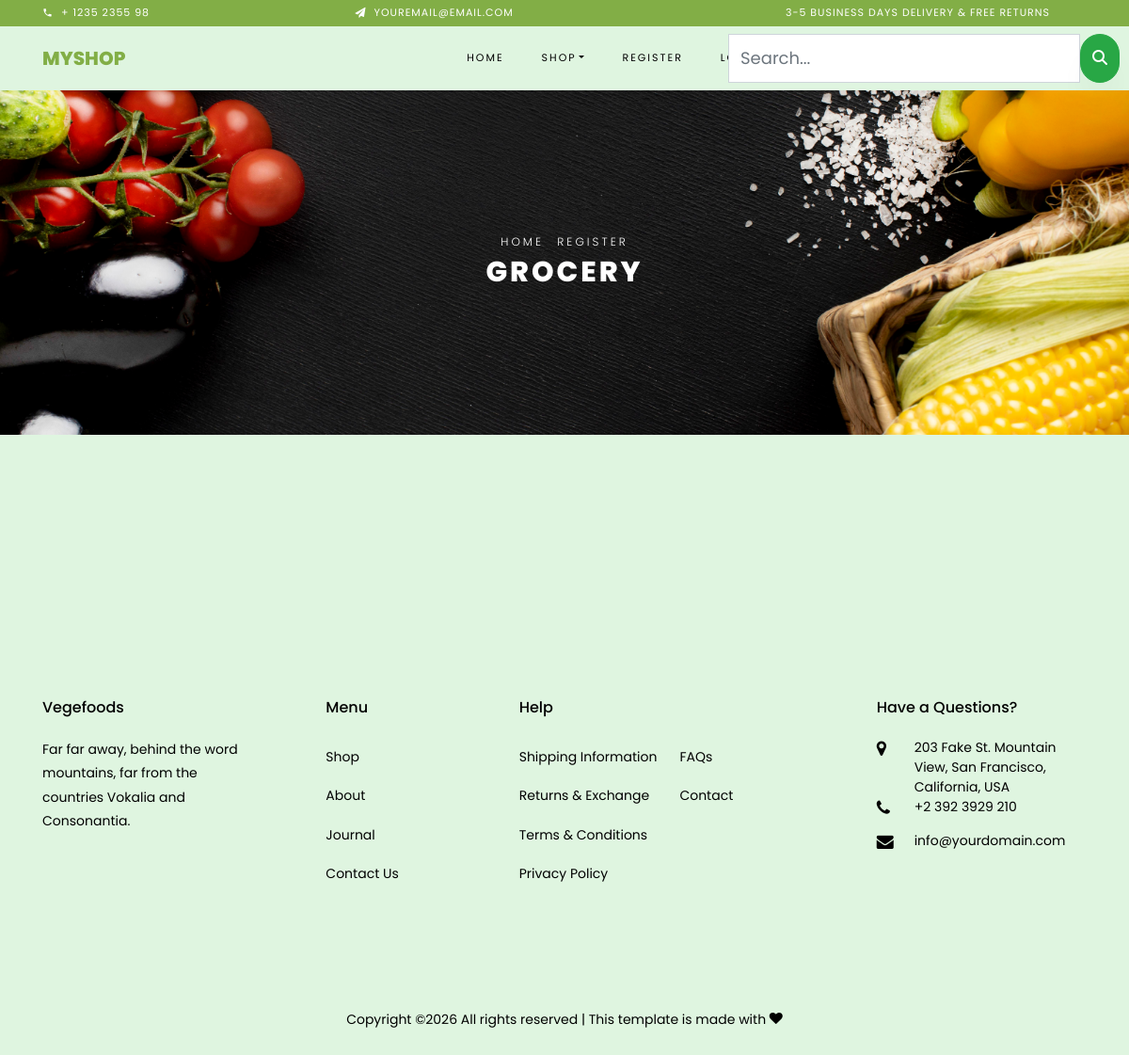
/products/2, run on an earlier commit of the app's database.
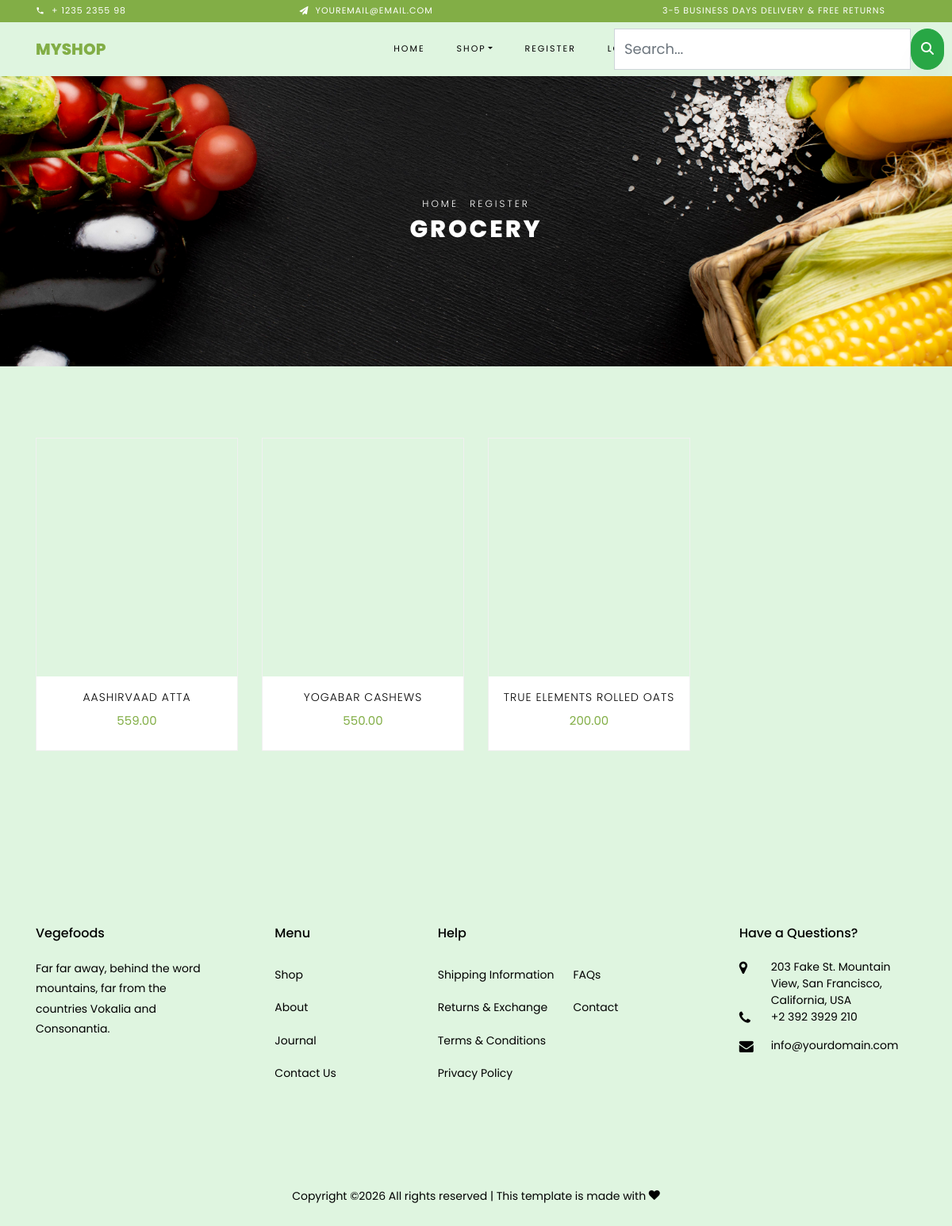
And on a later commit of the database.
### shop/models.py (models this page shows, shortened)
class Category(models.Model):
    name=models.CharField(max_length=100)
    description=models.TextField()
    image=models.ImageField(upload_to='categories')

class Products(models.Model):
    name=models.CharField(max_length=100)
    description=models.TextField()
    image=models.ImageField(upload_to='products')
    stock=models.IntegerField()
    price=models.DecimalField(max_digits=10,decimal_places=2)
    available = models.BooleanField(default=True)
    category = models.ForeignKey(Category,on_delete=models.CASCADE, related_name='products')
    created_at =models.DateTimeField(auto_now_add=True)
    updated_at =models.DateTimeField(auto_now=True)

### shop/views.py (the view)
# urls.py: path('products/<int:i>',views.Productslist.as_view(),name='products'),
class Productslist(View):
    def get(self, request,i):
        c=Category.objects.get(id=i)
        context={'category':c}
        return render(request,'products.html',context)

### cart/context_processors.py (called while the page is built)
def cart_items(request):
    u=request.user
    total=0
    try:
        c=Cart.objects.filter(user=u)
        for i in c:
            total+=i.quantity
    except:
        total = 0
    return {'count':total}

### shop/context_processors.py (called while the page is built)
def menu_links(request):
    c = Category.objects.all()
    return {'links': c}

### templates/products.html (shortened to what this page needs)
{% extends 'base.html' %}
{% load static %}
{% block header %}
  <div class="hero-wrap hero-bread" style="background-image: url({{category.image.url}})">
      <div class="container">
        <div class="row no-gutters slider-text align-items-center justify-content-center">
          <div class="col-md-9 ftco-animate text-center">
          	<p class="breadcrumbs"><span class="mr-2"><a href="index.html">Home</a></span> <span>Register</span></p>
            <h1 class="mb-0 bread">{{category.name}}</h1>
          </div>
        </div>
      </div>
    </div>
{% endblock %}
{% block content %}
    <section class="ftco-section">
    	<div class="container">
    		<div class="row">
                {% for i in category.products.all %}
    			<div class="col-md-6 col-lg-3 ftco-animate">
    				<div class="product">
    					<a href="{% url 'shop:productdetails' i.id %}" class="img-prod"><img src="{{i.image.url}}" height="300px" width="100%" alt="Colorlib Template">
    					</a>
    					<div class="text py-3 pb-4 px-3 text-center">
    						<h3><a href="{% url 'shop:productdetails' i.id %}">{{i.name}}</a></h3>
    						<div class="d-flex">
    							<div class="pricing">
		    						<p class="price"><span>{{i.price}}</span></p>
		    					</div>
	    					</div>
    					</div>
                    </div>
                </div>
                {% endfor %}
            </div>
        </div>
    </section>
{% endblock %}

### templates/base.html (shortened to what this page needs)
<!DOCTYPE html>
{% load static %}
<html lang="en">
  <head>
    <link rel="stylesheet" href="https://cdnjs.cloudflare.com/ajax/libs/font-awesome/6.5.0/css/all.min.css">
    <link rel="stylesheet" href="{% static 'css/open-iconic-bootstrap.min.css' %}">
    <link rel="stylesheet" href="{% static 'css/animate.css' %}">
    <link rel="stylesheet" href="{% static 'css/owl.carousel.min.css' %}">
    <link rel="stylesheet" href="{% static 'css/owl.theme.default.min.css' %}">
    <link rel="stylesheet" href="{% static 'css/magnific-popup.css' %}">
    <link rel="stylesheet" href="{% static 'css/aos.css' %}">
    <link rel="stylesheet" href="{% static 'css/ionicons.min.css' %}">
    <link rel="stylesheet" href="{% static 'css/bootstrap-datepicker.css' %}">
    <link rel="stylesheet" href="{% static 'css/jquery.timepicker.css' %}">
    <link rel="stylesheet" href="{% static 'css/flaticon.css' %}">
    <link rel="stylesheet" href="{% static 'css/icomoon.css' %}">
    <link rel="stylesheet" href="{% static 'css/style.css' %}">
  </head>
  <body class="goto-here">
		<div class="py-1 bg-primary">
    	<div class="container">
    		<div class="row no-gutters d-flex align-items-start align-items-center px-md-0">
	    		<div class="col-lg-12 d-block">
		    		<div class="row d-flex">
		    			<div class="col-md pr-4 d-flex topper align-items-center">
					    	<div class="icon mr-2 d-flex justify-content-center align-items-center"><span class="icon-phone2"></span></div>
						    <span class="text">+ 1235 2355 98</span>
					    </div>
					    <div class="col-md pr-4 d-flex topper align-items-center">
					    	<div class="icon mr-2 d-flex justify-content-center align-items-center"><span class="icon-paper-plane"></span></div>
						    <span class="text">youremail@email.com</span>
					    </div>
					    <div class="col-md-5 pr-4 d-flex topper align-items-center text-lg-right">
						    <span class="text">3-5 Business days delivery &amp; Free Returns</span>
					    </div>
				    </div>
			    </div>
		    </div>
		  </div>
    </div>
    <nav class="navbar navbar-expand-lg navbar-dark ftco_navbar bg-dark ftco-navbar-light" id="ftco-navbar">
	    <div class="container">
	      <a class="navbar-brand" href="index.html">MyShop</a>
	      <div class="collapse navbar-collapse" id="ftco-nav">
	        <ul class="navbar-nav mx-auto">
	          <li class="nav-item active"><a href="{% url 'shop:categories' %}" class="nav-link">Home</a></li>
	          <li class="nav-item dropdown">
              <a class="nav-link dropdown-toggle" href="#" id="dropdown04" data-toggle="dropdown" aria-haspopup="true" aria-expanded="false">Shop</a>
            </li>
              {% if user.is_authenticated %}
                {% if user.is_superuser == True %}
               <li class="nav-item"><a href="{% url 'shop:add_category' %}" class="nav-link">Add Category</a></li>
               <li class="nav-item"><a href="{% url 'shop:add_product' %}" class="nav-link">Add Product</a></li>
                {% else %}
                <li class="nav-item cta cta-colored"><a href="{% url 'cart:order_summary' %}" class="nav-link"><span</span>your order</a></li>
              <li class="nav-item cta cta-colored"><a href="{% url 'cart:cartview' %}" class="nav-link"><span class="icon-shopping_cart"></span>[{{count}}]</a></li>
              {% endif %}
              <li class="nav-item"><a href="{% url 'shop:logout' %}" class="nav-link">Logout</a></li>
              {% else %}
	          <li class="nav-item"><a href="{% url 'shop:register' %}" class="nav-link">Register</a></li>
	          <li class="nav-item"><a href="{% url 'shop:login' %}" class="nav-link">Login</a></li>
              {% endif %}
	        </ul>
              <div style="position:absolute;right:10px">
                  <form method="get" action="{% url 'search:search' %}" class="d-flex">
    <input type="text" name="q" class="form-control" placeholder="Search...">
    <button type="submit" class="btn btn-success"><i class="fa-solid fa-magnifying-glass"></i>
    </button>
</form>
              </div>
	      </div>
	    </div>
	  </nav>
{% block header %}{% endblock %}
  {% block content %}{% endblock %}
      <footer class="ftco-footer ftco-section">
      <div class="container">
        <div class="row mb-5">
          <div class="col-md">
            <div class="ftco-footer-widget mb-4">
              <h2 class="ftco-heading-2">Vegefoods</h2>
              <p>Far far away, behind the word mountains, far from the countries Vokalia and Consonantia.</p>
              <ul class="ftco-footer-social list-unstyled float-md-left float-lft mt-5">
              </ul>
            </div>
          </div>
          <div class="col-md">
            <div class="ftco-footer-widget mb-4 ml-md-5">
              <h2 class="ftco-heading-2">Menu</h2>
              <ul class="list-unstyled">
                <li><a href="#" class="py-2 d-block">Shop</a></li>
                <li><a href="#" class="py-2 d-block">About</a></li>
                <li><a href="#" class="py-2 d-block">Journal</a></li>
                <li><a href="#" class="py-2 d-block">Contact Us</a></li>
              </ul>
            </div>
          </div>
          <div class="col-md-4">
             <div class="ftco-footer-widget mb-4">
              <h2 class="ftco-heading-2">Help</h2>
              <div class="d-flex">
	              <ul class="list-unstyled mr-l-5 pr-l-3 mr-4">
	                <li><a href="#" class="py-2 d-block">Shipping Information</a></li>
	                <li><a href="#" class="py-2 d-block">Returns &amp; Exchange</a></li>
	                <li><a href="#" class="py-2 d-block">Terms &amp; Conditions</a></li>
	                <li><a href="#" class="py-2 d-block">Privacy Policy</a></li>
	              </ul>
	              <ul class="list-unstyled">
	                <li><a href="#" class="py-2 d-block">FAQs</a></li>
	                <li><a href="#" class="py-2 d-block">Contact</a></li>
	              </ul>
	            </div>
            </div>
          </div>
          <div class="col-md">
            <div class="ftco-footer-widget mb-4">
            	<h2 class="ftco-heading-2">Have a Questions?</h2>
            	<div class="block-23 mb-3">
	              <ul>
	                <li><span class="icon icon-map-marker"></span><span class="text">203 Fake St. Mountain View, San Francisco, California, USA</span></li>
	                <li><a href="#"><span class="icon icon-phone"></span><span class="text">+2 392 3929 210</span></a></li>
	                <li><a href="#"><span class="icon icon-envelope"></span><span class="text">info@yourdomain.com</span></a></li>
	              </ul>
	            </div>
            </div>
          </div>
        </div>
        <div class="row">
          <div class="col-md-12 text-center">
            <p>
						  Copyright &copy;<script>document.write(new Date().getFullYear());</script> All rights reserved | This template is made with <i class="icon-heart color-danger" aria-hidden="true"></i>
						</p>
          </div>
        </div>
      </div>
    </footer>
  </body>
</html>

### cart/static/css/icomoon.css (style rules this page uses)
[class^="icon-"], [class*=" icon-"] { font-family: 'icomoon' !important; speak: none; font-style: normal; font-weight: normal; font-variant: normal; text-transform: none; line-height: 1; -webkit-font-smoothing: antialiased; -moz-osx-font-smoothing: grayscale; }
.icon-heart:before { content: "\f004"; }
.icon-map-marker:before { content: "\f041"; }
.icon-phone:before { content: "\f095"; }
.icon-envelope:before { content: "\f0e0"; }
.icon-paper-plane:before { content: "\f1d8"; }
.icon-phone2:before { content: "\e0cd"; }

### templates/base.html (style rules this page uses)
body { background-color:#dff5e0; }

What changed in the data, as far as the page shows it:
added Products: name "AASHIRVAAD ATTA", price "559.00"
added Products: name "YOGABAR CASHEWS", price "550.00"
added Products: name "TRUE ELEMENTS ROLLED OATS", price "200.00"
